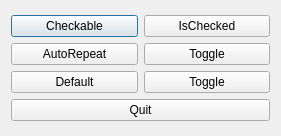
<?xml version="1.0" encoding="UTF-8"?>
<ui version="4.0">
 <class>Dialog</class>
 <widget class="QDialog" name="Dialog">
  <property name="geometry">
   <rect>
    <x>0</x>
    <y>0</y>
    <width>281</width>
    <height>136</height>
   </rect>
  </property>
  <property name="windowTitle">
   <string>Dialog</string>
  </property>
  <layout class="QVBoxLayout" name="verticalLayout">
   <item>
    <layout class="QGridLayout" name="gridLayout_2">
     <item row="0" column="0">
      <layout class="QGridLayout" name="gridLayout">
       <item row="0" column="0">
        <widget class="QPushButton" name="checkable_button">
         <property name="text">
          <string>Checkable</string>
         </property>
         <property name="checkable">
          <bool>true</bool>
         </property>
         <property name="autoDefault">
          <bool>true</bool>
         </property>
         <property name="default">
          <bool>true</bool>
         </property>
         <property name="flat">
          <bool>false</bool>
         </property>
        </widget>
       </item>
       <item row="0" column="1">
        <widget class="QPushButton" name="is_checked_button">
         <property name="text">
          <string>IsChecked</string>
         </property>
        </widget>
       </item>
       <item row="1" column="0">
        <widget class="QPushButton" name="auto_repeat_button">
         <property name="text">
          <string>AutoRepeat</string>
         </property>
        </widget>
       </item>
       <item row="1" column="1">
        <widget class="QPushButton" name="toggle_button_1">
         <property name="text">
          <string>Toggle</string>
         </property>
        </widget>
       </item>
       <item row="2" column="0">
        <widget class="QPushButton" name="pushButton_5">
         <property name="text">
          <string>Default</string>
         </property>
        </widget>
       </item>
       <item row="2" column="1">
        <widget class="QPushButton" name="toggle_button_2">
         <property name="text">
          <string>Toggle</string>
         </property>
        </widget>
       </item>
      </layout>
     </item>
     <item row="1" column="0">
      <widget class="QPushButton" name="quit_button">
       <property name="text">
        <string>Quit</string>
       </property>
      </widget>
     </item>
    </layout>
   </item>
  </layout>
 </widget>
 <resources/>
 <connections/>
</ui>
